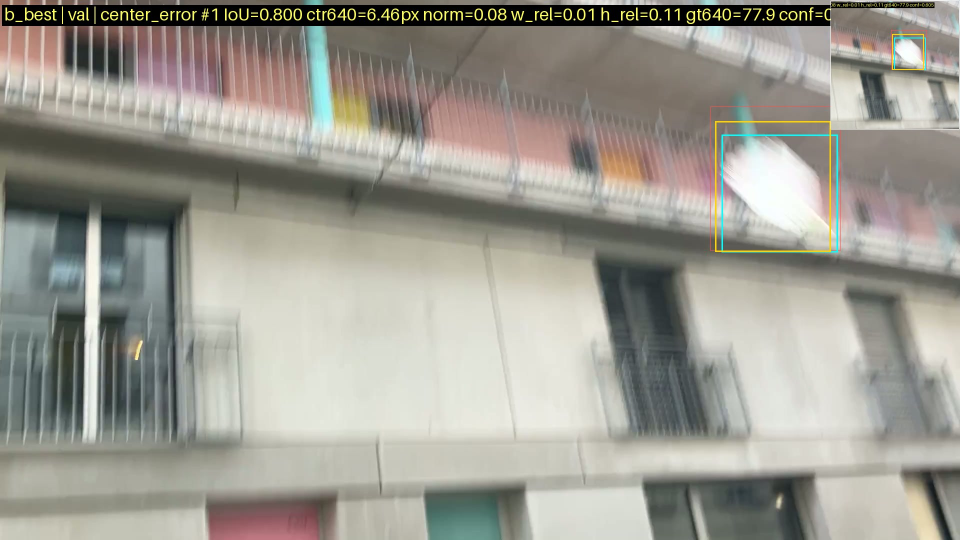
#> input picture outputs/shuttle_capability/localization_examples/center_error/val/01_88da48d8-IMG_2868_000000061.jpg, 1920 x 1080 px, given as the content of the folder h/robot_sim/outputs/shuttle_capability/train_data/val/images, which was not available (shown at 1/2 size)
$ python 15_check_sheet.py
#> lines starting #> are read from the running program, lines starting #| are printed output that depends on the picture; pictures that were not available may be replaced by others from this repository, and a replacement may not be noted
### tools/shuttle_render.py
#!/usr/bin/env python3
"""GLB-driven shuttlecock renderer for capability / training data generation.

Asset truth (measured 2026-09-14 on badminton_racket_and_shuttlecock_low_poly.glb):
  * shuttlecock = meshes Obj_Feather (3490 v / 1920 f) + Obj_Cork (3008 v / 1502 f)
  * both carry POSITION + NORMAL, and NO TEXCOORD_0; their material[0] 'White' has
    baseColorFactor=None and no baseColorTexture, so texture-mapped appearance is
    impossible from this asset.  The GLB's only texture belongs to material[1]
    'Strings' (the racket strings) and is irrelevant to the shuttlecock.
  * combined bbox extent 61.9 x 61.9 x 77.8 mm (measured, not assumed)

So the asset supplies geometry + authored normals, and appearance is modelled here:
two-sided wrapped diffuse, an ambient floor (a white shuttle must never render
black without a per-normal fudge), and feather backlight transmission.
"""
from __future__ import annotations

import math
import sys
from dataclasses import dataclass
from functools import lru_cache
from pathlib import Path
from typing import List, Optional, Sequence, Tuple

import numpy as np

ROOT = Path(__file__).resolve().parent.parent
DEFAULT_GLB = (ROOT / "assets" / "external" / "_staging" / "D_racket_shuttle"
               / "original" / "badminton_racket_and_shuttlecock_low_poly.glb")
SHUTTLE_MESH_NAMES = ("Obj_Feather", "Obj_Cork")
SHUTTLECOCK_CONFIG = ROOT / "configs" / "shuttlecock.yaml"

# Modelled albedo (there is no texture in the asset to sample).
FEATHER_ALBEDO = np.array([0.93, 0.94, 0.90], dtype=np.float64)
CORK_ALBEDO = np.array([0.86, 0.83, 0.74], dtype=np.float64)

# Floor and key are chosen so a white feather shuttlecock stays the bright object on court:
# at ambient 0.34 a fully back-facing feather face rendered at 80/255, i.e. darker than the
# mid-grey backgrounds it sits on, which showed up as dark smudges at 3-7 px.
AMBIENT = 0.56      # floor: nothing in the scene renders darker than this
KEY = 0.44          # wrapped-diffuse weight
WRAP = 0.5          # diffuse wrap width (feathers are thin, light wraps around them)
FEATHER_TRANSLUCENCY = 0.30   # backlight transmitted through the feather skirt
CORK_TRANSLUCENCY = 0.0

# The sizing seed comes from configs/shuttlecock.yaml via canonical_length_m() (the
# configured model is 79.25 mm end to end); the projected silhouette is driven by the
# ~61.8 mm skirt.  Only the seed is a constant here - the loop measures the real footprint.
# Absolute safety floor. The REAL floor depends on the pose: see _minimum_view_distance().
MIN_DISTANCE_M = 0.01
# A ground-truth box is the object's FOOTPRINT: every pixel the shuttle touches belongs to
# it.  Requiring half coverage instead would erase the target entirely below ~4 px, which is
# precisely the regime this dataset exists to measure.
SUPPORT_COVERAGE = 1e-6


@dataclass(frozen=True)
class Part:
    """One GLB mesh of the shuttlecock: geometry, authored normals, modelled albedo."""
    name: str
    verts: np.ndarray
    normals: np.ndarray
    faces: np.ndarray
    albedo: np.ndarray


# [6 lines left out: function _shuttle_glb_helpers, not called in this run]


@dataclass(frozen=True)
class ShuttleSpec:
    """Canonical BWF shuttlecock geometry, as configured by the project's model."""
    feathers_count: int
    feather_length_m: float
    cork_diameter_m: float
    cork_tip_z_m: float
    skirt_tip_z_m: float
    total_length_m: float
    skirt_tip_diameter_m: float


# [163 lines left out: functions load_shuttle_spec, canonical_length_m, load_shuttle_parts, shade, _rasterize_part, render_shuttle, not called in this run]


def mask_from_coverage(alpha: np.ndarray, thresh: float = 0.5) -> np.ndarray:
    """Visible-object mask: pixels at least half covered by the shuttle."""
    return np.asarray(alpha) >= thresh


# [93 lines left out: functions yolo_bbox_from_mask, split_backgrounds, _minimum_view_distance, calibrate_distance, not called in this run]


NOISE_SIGMA_RANGE = (1.0, 5.0)
SHADOW_GAIN_RANGE = (0.0, 0.35)
MOTION_PX_CHOICES = (0.0, 0.0, 1.0, 2.0, 4.0, 7.0)


@dataclass(frozen=True)
class Sample:
    """One generated image plus everything needed to reproduce it and audit its label."""
    image: np.ndarray
    label: str
    record: dict
    background: np.ndarray
    rgb: np.ndarray
    alpha: np.ndarray


def _cv2():
    import cv2
    return cv2


# [9 lines left out: function rot_ypr, not called in this run]


def imread_unicode(path):
    """Read an image, tolerating non-ASCII paths (this repository lives under one).

    cv2.imread returns None for such paths on Windows, so decode through a byte buffer.
    """
    cv2 = _cv2()
    p = Path(path)
    if not p.is_file():
        return None
    data = np.fromfile(str(p), dtype=np.uint8)
    if data.size == 0:
        return None
    return cv2.imdecode(data, cv2.IMREAD_COLOR)
#> returned value is the input picture: shape (1080, 1920, 3); mean B, G, R 145.2, 154.3, 156.1


def imwrite_unicode(path, image, *, quality: int = 95) -> bool:
    """Write an image, tolerating non-ASCII paths, for the same reason as imread_unicode."""
    cv2 = _cv2()
    p = Path(path)
    suffix = p.suffix.lower() or ".png"
    params = [int(cv2.IMWRITE_JPEG_QUALITY), int(quality)] if suffix in (".jpg", ".jpeg") else []
    ok, buf = cv2.imencode(suffix, np.asarray(image), params)
    if not ok:
        raise IOError("could not encode " + str(p))
    buf.tofile(str(p))
    return True


# [181 lines left out: functions find_blank_backgrounds, find_leaked_backgrounds, prepare_background, _motion_kernel, composite, render_sample, not called in this run]

### experiments/shuttle_capability/15_check_sheet.py
#!/usr/bin/env python3
"""15_check_sheet.py - build a labelled check sheet from a train/val split."""
from __future__ import annotations
import argparse, math, sys
from pathlib import Path
import cv2, numpy as np

p = argparse.ArgumentParser()
p.add_argument('--repo', default='/home/T7/ojh/robot_sim')
p.add_argument('--split', default='val')
p.add_argument('--tile', type=int, default=400)
p.add_argument('--cols', type=int, default=4)
p.add_argument('--max', type=int, default=16)
a = p.parse_args()
repo = Path(a.repo)
sys.path.insert(0, str(repo / 'tools'))
from shuttle_render import imread_unicode, imwrite_unicode  # noqa: E402
src = repo / 'outputs/shuttle_capability/train_data' / a.split / 'images'
lab = repo / 'outputs/shuttle_capability/train_data' / a.split / 'labels'
files = sorted(src.glob('*.jpg')) + sorted(src.glob('*.png'))
files = files[:a.max]
rows = math.ceil(len(files)/a.cols)
sheet = np.full((rows*a.tile, a.cols*a.tile, 3), 20, np.uint8)
for i, f in enumerate(files):
    im = imread_unicode(f)
    if im is None: continue
    t = lab / (f.stem + '.txt')
    if t.exists():
        parts = t.read_text().split()
        xc, yc, bw, bh = [float(v) for v in parts[1:5]]
        H, W = im.shape[:2]
        x1, y1 = int((xc-bw/2)*W), int((yc-bh/2)*H)
        x2, y2 = int((xc+bw/2)*W), int((yc+bh/2)*H)
        cv2.rectangle(im, (x1, y1), (x2, y2), (0, 0, 255), 2)
        eq = math.sqrt(bw*W*bh*H)
        cv2.putText(im, f'{eq:.1f}px', (max(2,x1), max(14, y1-5)), cv2.FONT_HERSHEY_SIMPLEX, 0.7, (0, 255, 255), 2)
    s = a.tile / max(im.shape[:2])
#> s = 0.208
    im = cv2.resize(im, (int(im.shape[1]*s), int(im.shape[0]*s)))
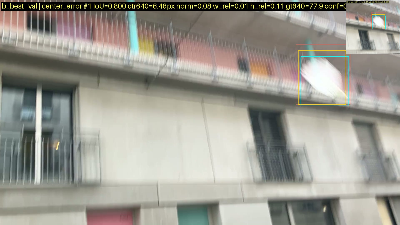
#> im: shape (225, 400, 3); mean B, G, R 145, 154, 155.9
    y, x = (i//a.cols)*a.tile, (i%a.cols)*a.tile
    sheet[y:y+im.shape[0], x:x+im.shape[1]] = im
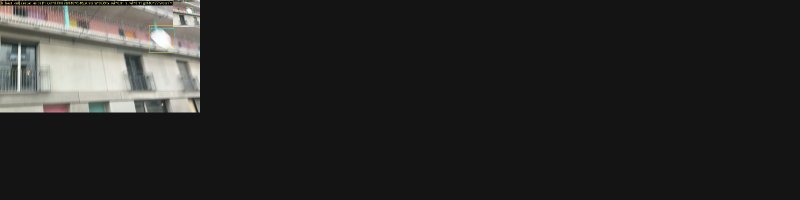
#> sheet: shape (400, 1600, 3) (shown at 1/2 size); mean B, G, R 37.6, 38.8, 39.1
out = repo / 'outputs/shuttle_capability/visualizations' / f'check_{a.split}.png'
imwrite_unicode(out, sheet)
print('sheet:', out, sheet.shape, 'n=', len(files))
#| sheet: /home/T7/ojh/robot_sim/outputs/shuttle_capability/visualizations/check_val.png (400, 1600, 3) n= 1

$ run again, on outputs/shuttle_capability/localization_examples/center_error/val/14_88da48d8-IMG_2868_000000210.jpg
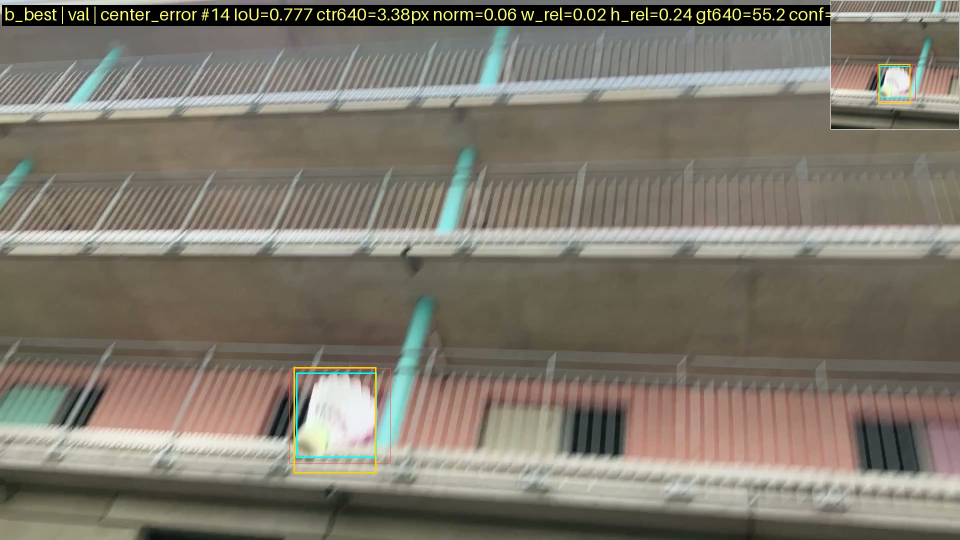
#> input picture outputs/shuttle_capability/localization_examples/center_error/val/14_88da48d8-IMG_2868_000000210.jpg, 1920 x 1080 px, given as the content of the folder h/robot_sim/outputs/shuttle_capability/train_data/val/images, which was not available (shown at 1/2 size)
#> in imread_unicode, returned value is the input picture: shape (1080, 1920, 3); mean B, G, R 108.4, 120.5, 126
#> `im = cv2.resize(im, (int(im.shape[1]*s), int(im.shape[0]*s)))`:
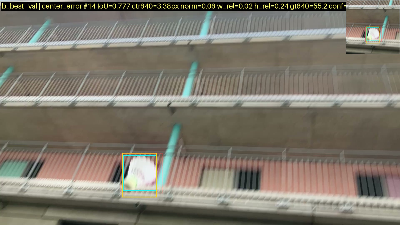
#> im: shape (225, 400, 3); mean B, G, R 108.3, 120.2, 125.8
#> `sheet[y:y+im.shape[0], x:x+im.shape[1]] = im`:
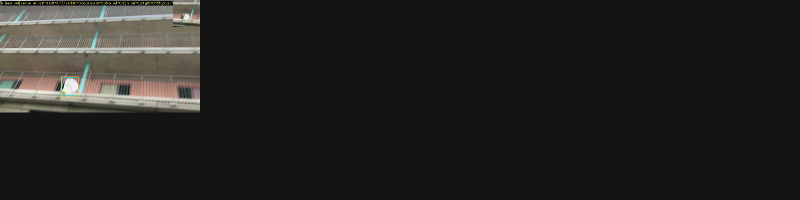
#> sheet: shape (400, 1600, 3) (shown at 1/2 size); mean B, G, R 32.4, 34.1, 34.9
#| sheet: /home/T7/ojh/robot_sim/outputs/shuttle_capability/visualizations/check_val.png (400, 1600, 3) n= 1

$ run again, on outputs/shuttle_capability/localization_examples/center_error/val/15_ml_6_01603.jpg
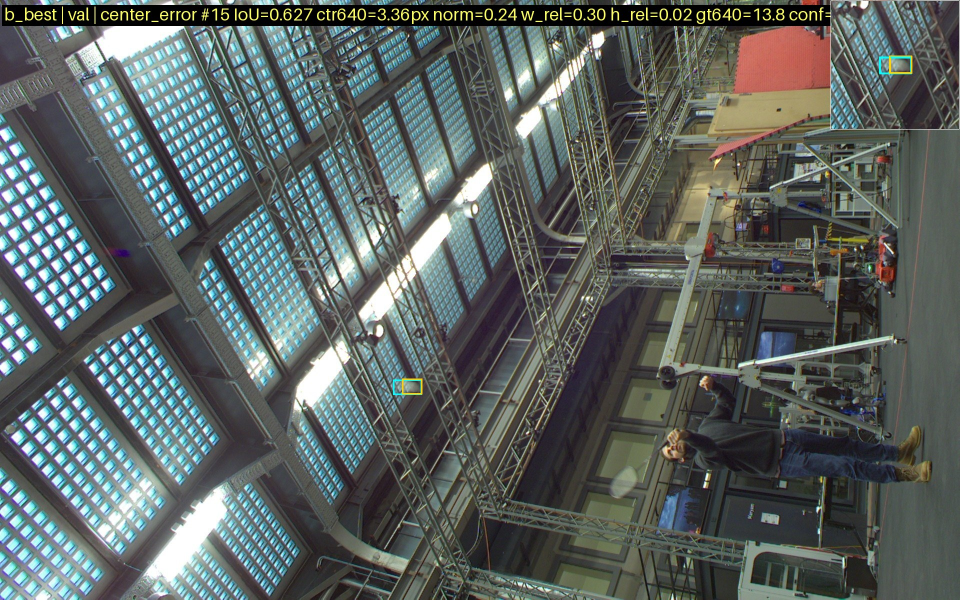
#> input picture outputs/shuttle_capability/localization_examples/center_error/val/15_ml_6_01603.jpg, 1920 x 1200 px, given as the content of the folder h/robot_sim/outputs/shuttle_capability/train_data/val/images, which was not available (shown at 1/2 size)
#> in imread_unicode, returned value is the input picture: shape (1200, 1920, 3); mean B, G, R 96.8, 99, 90.7
#> `im = cv2.resize(im, (int(im.shape[1]*s), int(im.shape[0]*s)))`:
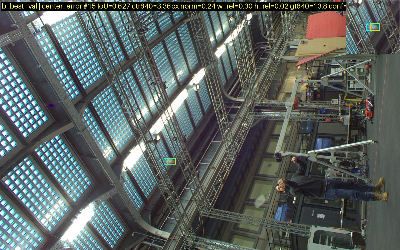
#> im: shape (250, 400, 3); mean B, G, R 96.6, 98.7, 90.4
#> `sheet[y:y+im.shape[0], x:x+im.shape[1]] = im`:
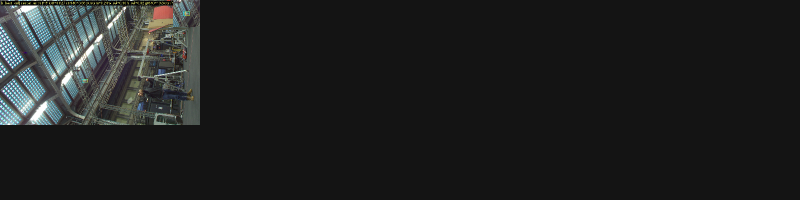
#> sheet: shape (400, 1600, 3) (shown at 1/2 size); mean B, G, R 32, 32.3, 31
#| sheet: /home/T7/ojh/robot_sim/outputs/shuttle_capability/visualizations/check_val.png (400, 1600, 3) n= 1
